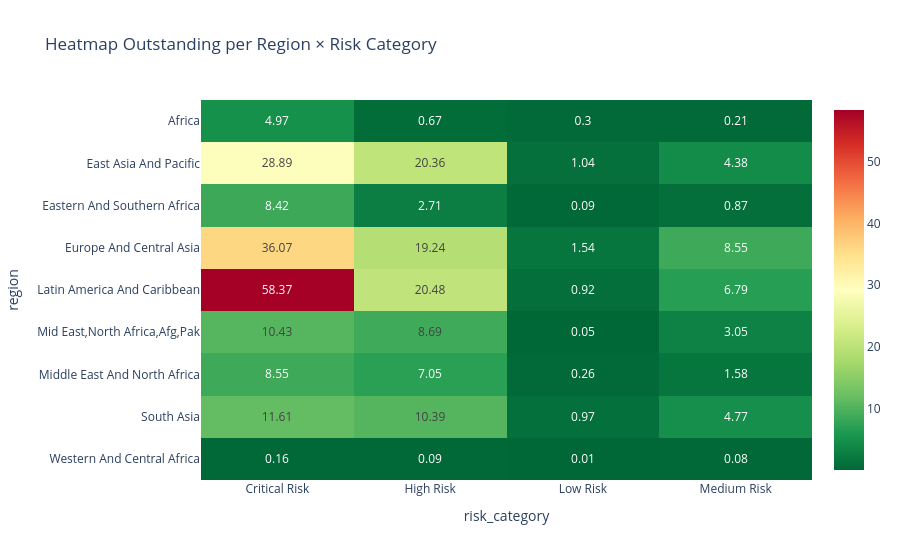

Notebook code cell kept with this figure:
### Code cell
# 6. Pivot: Risiko per Region & Risk Category
df_pivot = qdb("""
    SELECT dc.region, f.risk_category,
           COUNT(f.loan_id)               AS total_loans,
           ROUND(SUM(f.due_amount)/1e9,2) AS outstanding_bn
    FROM fact_loans f
    JOIN dim_country dc ON f.country_id = dc.country_id
    WHERE f.risk_category IS NOT NULL AND f.risk_category != 'Unknown'
    GROUP BY dc.region, f.risk_category
""")

df_pivot_wide = df_pivot.pivot(index="region", columns="risk_category", values="outstanding_bn").fillna(0)
fig6 = px.imshow(
    df_pivot_wide, text_auto=True, aspect="auto",
    color_continuous_scale="RdYlGn_r",
    title="Heatmap Outstanding per Region × Risk Category"
)
fig6.show()

### Figure 1 — Plotly figure (JSON) as saved in the notebook; plotly's stock layout.template omitted (floating-point values rounded to 4 significant figures)
{"data": [{"coloraxis": "coloraxis", "hovertemplate": "risk_category: %{x}<br>region: %{y}<br>color: %{z}<extra></extra>", "name": "0", "texttemplate": "%{z}", "type": "heatmap", "x": ["Critical Risk", "High Risk", "Low Risk", "Medium Risk"], "xaxis": "x", "y": ["Africa", "East Asia And Pacific", "Eastern And Southern Africa", "Europe And Central Asia", "Latin America And Caribbean", "Mid East,North Africa,Afg,Pak", "Middle East And North Africa", "South Asia", "Western And Central Africa"], "yaxis": "y", "z": [[4.97, 0.67, 0.3, 0.21], [28.89, 20.36, 1.04, 4.38], [8.42, 2.71, 0.09, 0.87], [36.07, 19.24, 1.54, 8.55], [58.37, 20.48, 0.92, 6.79], [10.43, 8.69, 0.05, 3.05], [8.55, 7.05, 0.26, 1.58], [11.61, 10.39, 0.97, 4.77], [0.16, 0.09, 0.01, 0.08]]}], "layout": {"coloraxis": {"colorscale": [[0, "rgb(0,104,55)"], [0.1, "rgb(26,152,80)"], [0.2, "rgb(102,189,99)"], [0.3, "rgb(166,217,106)"], [0.4, "rgb(217,239,139)"], [0.5, "rgb(255,255,191)"], [0.6, "rgb(254,224,139)"], [0.7, "rgb(253,174,97)"], [0.8, "rgb(244,109,67)"], [0.9, "rgb(215,48,39)"], [1, "rgb(165,0,38)"]]}, "title": {"text": "Heatmap Outstanding per Region × Risk Category"}, "xaxis": {"anchor": "y", "domain": [0, 1], "title": {"text": "risk_category"}}, "yaxis": {"anchor": "x", "autorange": "reversed", "domain": [0, 1], "title": {"text": "region"}}}}
